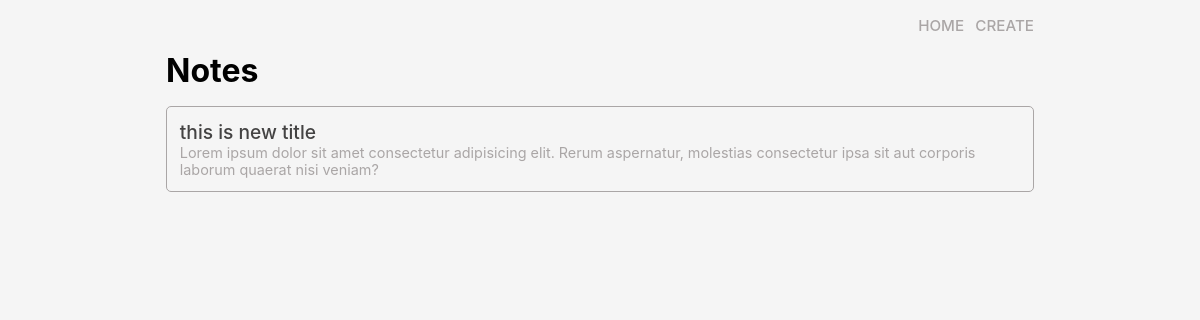
Before: / with the older database file.
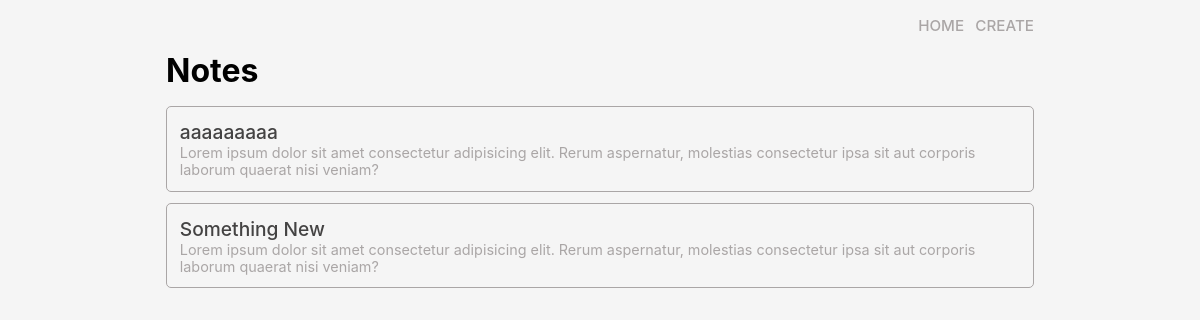
After: the same page with the newer database file.
### tables this page shows
CREATE TABLE notes(
        id integer primary key autoincrement,
        title varchar2(250), 
        content text,
        created_at timestamp default current_timestamp,
        updated_at timestamp default current_timestamp
    );

### main.py (the view)
@app.route("/")
def home_page():
    res = cursor.execute(
        'select id, title  from notes order by updated_at desc')
    notes = res.fetchall()
    print(notes)
    return render_template('home.html', notes=notes)

### templates/home.html
{% extends 'base.html' %}
{% block content %}
<h1>Notes</h1>
<div class="note-list">
  {%for note in notes %}
    <a href="/notes/{{note[0]}}" >
      <div class="note-item">
        <p class="note-item-title"> {{note[1]}} </p>
        <p class="note-item-content">Lorem ipsum dolor sit amet consectetur adipisicing elit. Rerum aspernatur,
           molestias consectetur ipsa sit aut corporis laborum quaerat nisi veniam?</p>
      </div>
    </a>
  {% endfor %}
</div>
{% endblock %}

Changed rows visible on the page:
removed notes: title "this is new title"
added notes: title "aaaaaaaaa"
added notes: title "Something New"
